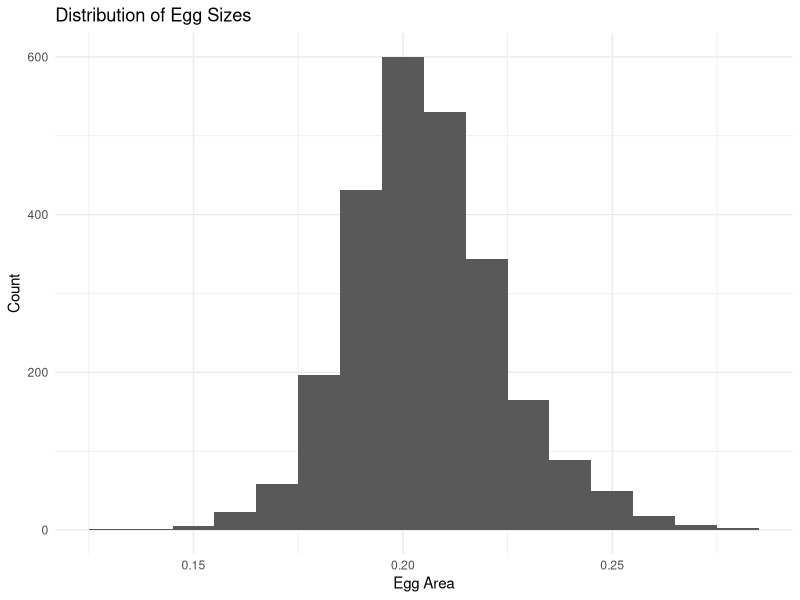
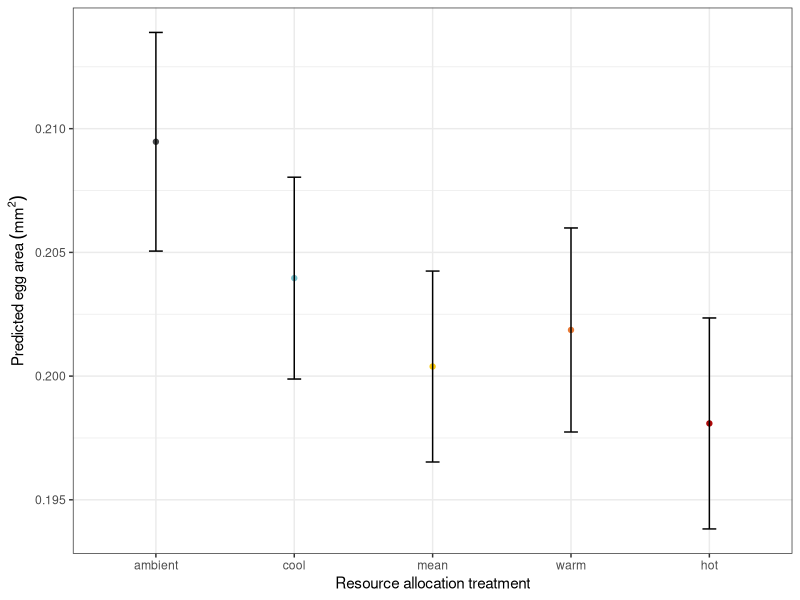
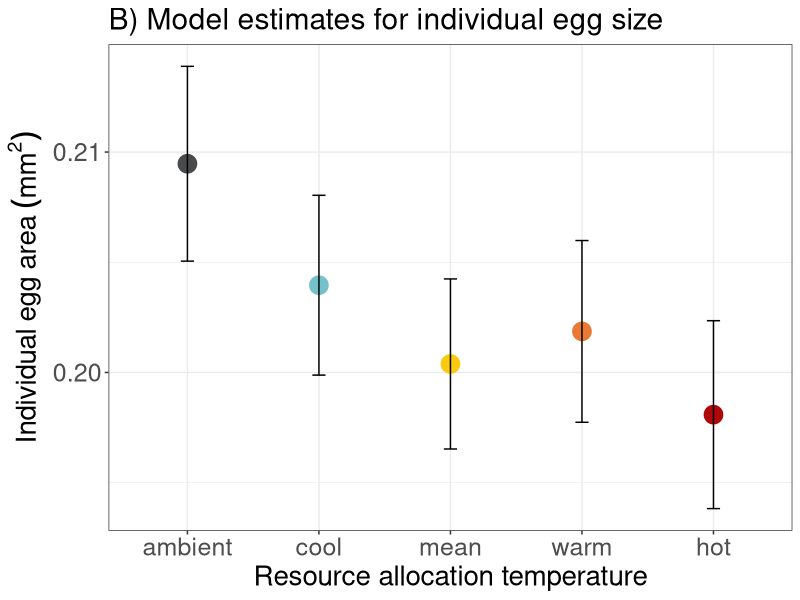

Reproduce these figures in R, in order.
## ---- chunk 1
library(here)
library(ggplot2)
library(tidyverse)
library(lme4)
library(emmeans)
library(lmerTest)
library(ggeffects)
## ---- chunk 2
raw_egg_sizes <- read.csv(here("data", "clean data", "raw egg sizes.csv"))

mean(raw_egg_sizes$area)
sd(raw_egg_sizes$area)

raw_egg_sizes %>%
  filter(pupal_treatment == "wild") %>%
  group_by(pupal_treatment) %>%
  summarise(mean_egg_size = mean(area), n = n())


raw_egg_sizes <- raw_egg_sizes %>%
  mutate(grandmotherID = sub("^[^.]*\\.[^.]*\\.([^_]+)_.*$", "\\1", adultID))

#remove this adultID because it doens't have a grandmotherID
raw_egg_sizes <- raw_egg_sizes %>%
  filter(adultID != "CTRL.WTH_P8_W")

#make maternal ID a factor
raw_egg_sizes$grandmotherID <- as.factor(raw_egg_sizes$grandmotherID)

#make clutchID a factor
raw_egg_sizes$motherID <- as.factor(raw_egg_sizes$clutchID)

#convert the pupal temperatures to factors so they plot in the correct order
raw_egg_sizes$pupal_treatment <- factor(raw_egg_sizes$pupal_treatment,
                             levels = c("wild", "ambient", "cool", "mean", "warm", "hot"))

#convert the larval  temperatures to factors so the plot in the correct order
raw_egg_sizes$larval_treatment <- factor(raw_egg_sizes$larval_treatment,
                             levels = c("wild", "ambient", "cool", "mean", "warm", "hot"))

#mean and SD of all egg sizes
summary(raw_egg_sizes$egg_mean_1A)
sd(raw_egg_sizes$egg_mean_1A)


#looking just at ambient, warm and hot larval temperature - need to remove wild because they don't have weight, or maternal ID or clutchID
egg_sizes_filtered <- raw_egg_sizes %>%
  filter(larval_treatment %in% c("ambient", "warm", "hot")) %>%
  mutate(weight_mg = weight * 1000) %>%
  mutate(weight_mg_centered = weight_mg - mean(weight_mg, na.rm = TRUE))



egg_sizes_filtered %>%
  group_by(pupal_treatment) %>%
  summarise(mean_egg_size = mean(area), n = n())



## ---- chunk 3
#look at the distributions of egg size
ggplot(egg_sizes_filtered, aes(x = area)) +
  geom_histogram(binwidth = 0.01) +  # change this value to control bin width +
  labs(title = "Distribution of Egg Sizes",
       x = "Egg Area",
       y = "Count") +
  theme_minimal()
## ---- chunk 4



lm4 <- lmer(area ~ larval_treatment * pupal_treatment + (1|grandmotherID/motherID) + weight_mg_centered, data = egg_sizes_filtered)
summary(lm4)

anova(lm4)

#test the effect of the interaction term 
lm4_no_interaction <- lmer(area ~ larval_treatment + pupal_treatment + (1|grandmotherID/motherID) + weight_mg_centered, data = egg_sizes_filtered)
anova(lm4, lm4_no_interaction)
#interaction effect not significant


#test the overall effect of pupal temperature
lm4_no_pupal <- lmer(area ~ larval_treatment + (1|grandmotherID/motherID) + weight_mg_centered, data = egg_sizes_filtered)
anova(lm4_no_interaction, lm4_no_pupal)
#pupal effect very significant

#test the overall effect of larval temperature
lm4_no_larval <- lmer(area ~ pupal_treatment + (1|grandmotherID/motherID) + weight_mg_centered, data = egg_sizes_filtered)
anova(lm4_no_interaction, lm4_no_larval)
#larval temp is significant overall

confint(lm4)
#confidence intervals of larval treatment effects overlap with zero
## ---- chunk 5
#pairwise comparisons
#estimates marginal means for the pupal treatments
emm <- emmeans(lm4_no_interaction, ~ pupal_treatment)
emm
pairs(emm)
summary(emm)
#significant difference between ambient-mean, ambient-warm, and ambient-hot.


#estimate marginal means based on larval treatment
emm <- emmeans(lm4_no_interaction, ~ larval_treatment)
emm
pairs(emm)



pred <- ggeffects::ggpredict(lm4_no_interaction,
                  terms = c("pupal_treatment"))

#assign colours to the temperatures                           
temp_cols <- c(
  ambient = "#484A4C",
  cool    = "#76C0CC",
  mean    = "#F9CA0F",
  warm    = "#E87A36",
  hot     = "#AF0808")

ggplot(pred, aes(x = x, y = predicted)) +
  geom_point(color = temp_cols) +
  geom_errorbar(aes(ymin = conf.low, ymax = conf.high),
                width = 0.1) +
  #scale_y_continuous(limits = c(0.190, 0.215)) +
  #scale_color_manual(values = temp_cols) +
  labs(
    x = "Resource allocation treatment",
    y = expression(Predicted~egg~area~(mm^2))
  ) +
  theme_bw()

egg_size_model <- ggplot(pred, aes(x = x, y = predicted)) +
  # raw data
  #geom_jitter(data = egg_sizes_filtered,
            #  aes(x = pupal_treatment, y = area),
            #  width = 0.15,
            #  alpha = 0.4,
            #  color = "grey") +
  scale_y_continuous(breaks = seq(0.20, 0.21, by = 0.01)) +
  
  # model predictions
  geom_point(color = temp_cols, size = 6) +
  geom_errorbar(aes(ymin = conf.low, ymax = conf.high),
                width = 0.1) +
  
  labs(
    x = "Resource allocation temperature",
    y = expression(Individual~egg~area~(mm^2)),
    title = "B) Model estimates for individual egg size"
  ) +
  theme_bw() +
    theme(
    text = element_text(size = 18),            # increases all text
    axis.title = element_text(size = 20),      # axis titles bigger
    axis.text = element_text(size = 18),       # axis tick labels bigger
    legend.text = element_text(size = 18),     # legend text bigger
    legend.title = element_text(size = 20)
    )

egg_size_model


## ---- chunk 6
ambient_and_wild <- raw_egg_sizes %>%
  filter(pupal_treatment %in% c("wild", "ambient")) %>%
   mutate(
    larval_treatment = factor(larval_treatment, levels = c("ambient", "wild")))

lm1 <- lm(area ~ larval_treatment, data = ambient_and_wild)
summary(lm1)
